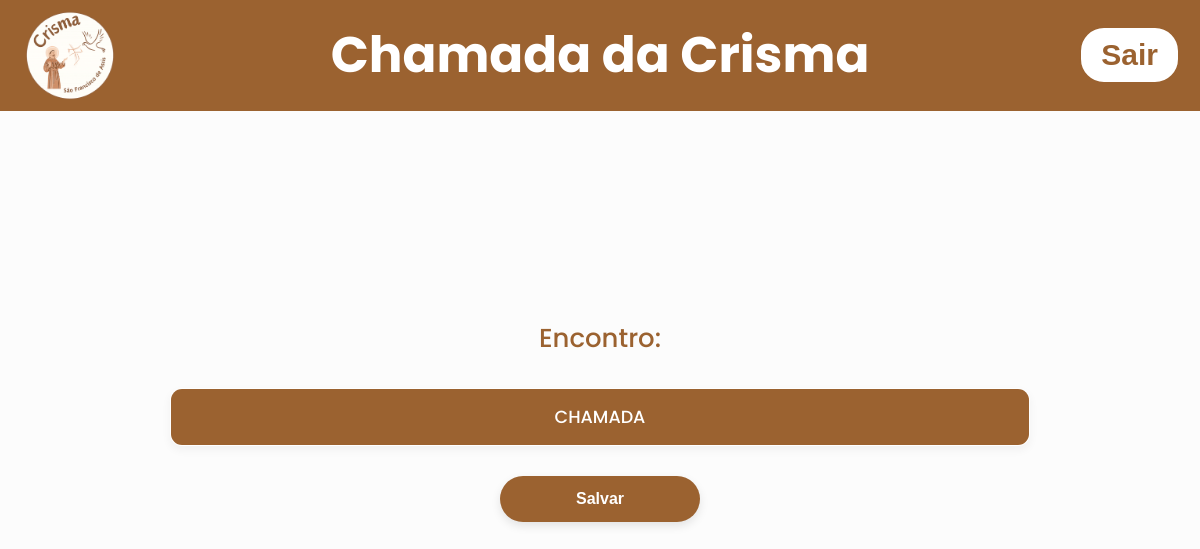
The page /listattendance?turma_id=6 on the database as committed earlier.
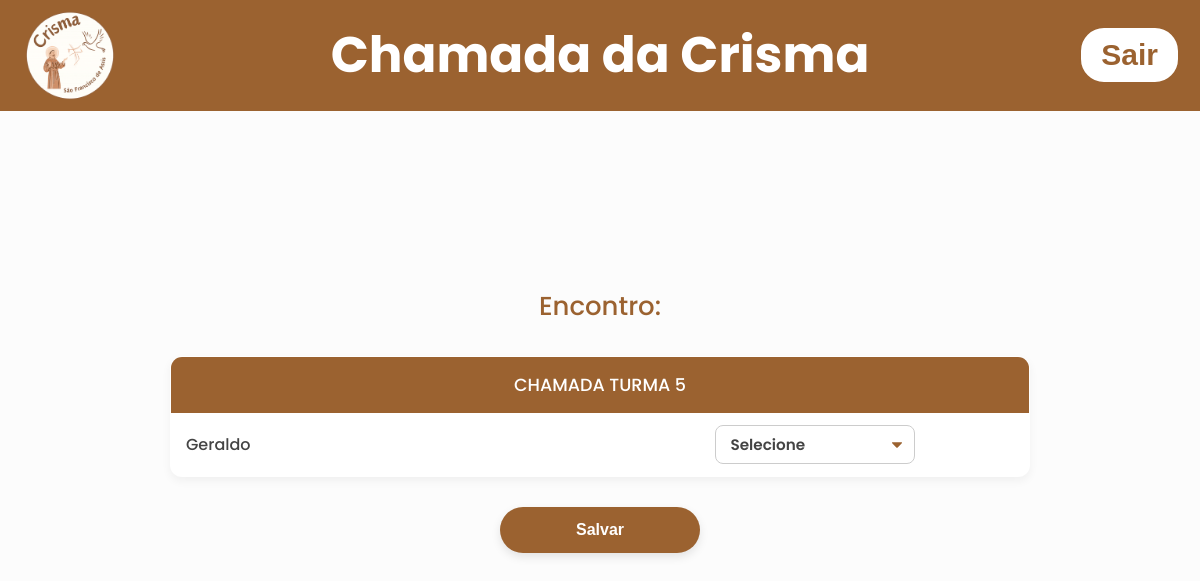
The same page on the database as committed later.
### tables this page shows
CREATE TABLE turmas (
    id INTEGER PRIMARY KEY AUTOINCREMENT,
    turma_name TEXT NOT NULL UNIQUE
);

CREATE TABLE crismandos (
    id INTEGER PRIMARY KEY AUTOINCREMENT,
    name TEXT UNIQUE NOT NULL,
    turma_id INTEGER NOT NULL,
    created_at TEXT DEFAULT CURRENT_TIMESTAMP,
    FOREIGN KEY (turma_id) REFERENCES turmas(id)
);

### app.py (the view)
@app.get("/listattendance")
def list_attendance():
    encontro_id = request.args.get('encontro_id')
    turma_id = request.args.get('turma_id')
    with get_conn() as conn:
        cur = conn.cursor()
        cur.execute("SELECT * FROM meetings WHERE id = ?", (encontro_id,))
        encontroselect = cur.fetchone()
        cur.execute("SELECT * FROM turmas WHERE id = ?", (turma_id,))
        turmaselect = cur.fetchone()
        cur.execute("SELECT * FROM crismandos WHERE turma_id = ?", (turma_id,))
        crismandos = cur.fetchall()
    return render_template('attendance.html', encontroselect=encontroselect, turmaselect=turmaselect, crismandos=crismandos)

### app.py (called while the page is built)
def get_conn():
    conn = sqlite3.connect("data/dataBase.db")
    conn.row_factory = sqlite3.Row
    return conn

### templates/attendance.html (shortened to what this page needs)
<!DOCTYPE html>
<html lang="pt-br">
<head>
    <link
      rel="stylesheet"
      href="{{url_for('static', filename='css/stylehomepage.css')}}"
    />
    <link
      rel="stylesheet"
      href="{{url_for('static', filename='css/styleattendance.css')}}"
    />
</head>
<body>
    <header>
      <div class="header-left">
        <img
          src="{{url_for('static', filename='images/logocrismamaior.png')}}"
          alt="Logo da crisma"
          class="logo"
        />
        <h1 class="title-center" onclick="window.location.href='/homepage'" >Chamada da Crisma</h1>
      </div>
      <form action="{{url_for('logout_user')}}" method="post">
        <button class="button-logout">Sair</button>
      </form>
    </header>
    <main>
        <div class="container-principal">
            <h1>Encontro: {{encontroselect.tema}}</h1>
            <form action="{{url_for('save_attendance')}}" method="post">
                <table>
                  <tr>
                    <th colspan="2">CHAMADA {{turmaselect.turma_name}}</th>
                  </tr>
                  {%for crismando in crismandos%}
                  <tr>
                    <td>{{crismando.name}}</td>
                    <td>
                      <select name="status_{{crismando.id}}" id="statuscrismando" required>
                        <option value="" selected disabled>Selecione</option>
                      </select>
                    </td>
                  </tr>
                  {%endfor%}
                </table>
                <button type="submit">Salvar</button>
            </form>
        </div>
    </main>
</body>

Rows that differ between the two databases and show on the page:
added turmas: turma_name "TURMA 5"
added crismandos: name "Geraldo"
